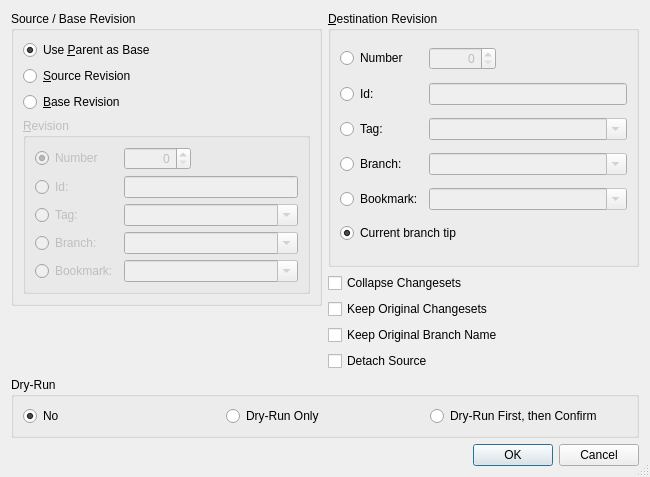
<?xml version="1.0" encoding="UTF-8"?>
<ui version="4.0">
 <class>HgRebaseDialog</class>
 <widget class="QDialog" name="HgRebaseDialog">
  <property name="geometry">
   <rect>
    <x>0</x>
    <y>0</y>
    <width>650</width>
    <height>477</height>
   </rect>
  </property>
  <property name="windowTitle">
   <string>Rebase Changesets</string>
  </property>
  <property name="sizeGripEnabled">
   <bool>true</bool>
  </property>
  <layout class="QGridLayout" name="gridLayout_3">
   <item row="0" column="0">
    <layout class="QVBoxLayout" name="verticalLayout_3">
     <item>
      <widget class="QGroupBox" name="groupBox">
       <property name="title">
        <string>Source / Base Revision</string>
       </property>
       <layout class="QVBoxLayout" name="verticalLayout">
        <item>
         <widget class="QRadioButton" name="parentButton">
          <property name="toolTip">
           <string>Select to use the parent of the working directory as the base</string>
          </property>
          <property name="text">
           <string>Use &amp;Parent as Base</string>
          </property>
          <property name="checked">
           <bool>true</bool>
          </property>
         </widget>
        </item>
        <item>
         <widget class="QRadioButton" name="sourceButton">
          <property name="toolTip">
           <string>Select to use a revision as the source</string>
          </property>
          <property name="text">
           <string>&amp;Source Revision</string>
          </property>
         </widget>
        </item>
        <item>
         <widget class="QRadioButton" name="baseButton">
          <property name="toolTip">
           <string>Select to use a revision as the base</string>
          </property>
          <property name="text">
           <string>&amp;Base Revision</string>
          </property>
         </widget>
        </item>
        <item>
         <widget class="QGroupBox" name="rev1GroupBox">
          <property name="enabled">
           <bool>false</bool>
          </property>
          <property name="title">
           <string>&amp;Revision</string>
          </property>
          <layout class="QGridLayout" name="gridLayout">
           <item row="0" column="0">
            <widget class="QRadioButton" name="number1Button">
             <property name="toolTip">
              <string>Select to specify a revision by number</string>
             </property>
             <property name="text">
              <string>Number</string>
             </property>
             <property name="checked">
              <bool>true</bool>
             </property>
            </widget>
           </item>
           <item row="0" column="1">
            <widget class="QSpinBox" name="number1SpinBox">
             <property name="toolTip">
              <string>Enter a revision number</string>
             </property>
             <property name="alignment">
              <set>Qt::AlignRight</set>
             </property>
             <property name="maximum">
              <number>999999999</number>
             </property>
            </widget>
           </item>
           <item row="0" column="2">
            <spacer>
             <property name="orientation">
              <enum>Qt::Horizontal</enum>
             </property>
             <property name="sizeHint" stdset="0">
              <size>
               <width>40</width>
               <height>20</height>
              </size>
             </property>
            </spacer>
           </item>
           <item row="1" column="0">
            <widget class="QRadioButton" name="id1Button">
             <property name="toolTip">
              <string>Select to specify a revision by changeset id</string>
             </property>
             <property name="text">
              <string>Id:</string>
             </property>
            </widget>
           </item>
           <item row="1" column="1" colspan="2">
            <widget class="QLineEdit" name="id1Edit">
             <property name="enabled">
              <bool>false</bool>
             </property>
             <property name="toolTip">
              <string>Enter a changeset id</string>
             </property>
            </widget>
           </item>
           <item row="2" column="0">
            <widget class="QRadioButton" name="tag1Button">
             <property name="toolTip">
              <string>Select to specify a revision by a tag</string>
             </property>
             <property name="text">
              <string>Tag:</string>
             </property>
            </widget>
           </item>
           <item row="2" column="1" colspan="2">
            <widget class="QComboBox" name="tag1Combo">
             <property name="enabled">
              <bool>false</bool>
             </property>
             <property name="toolTip">
              <string>Enter a tag name</string>
             </property>
             <property name="editable">
              <bool>true</bool>
             </property>
            </widget>
           </item>
           <item row="3" column="0">
            <widget class="QRadioButton" name="branch1Button">
             <property name="toolTip">
              <string>Select to specify a revision by a branch</string>
             </property>
             <property name="text">
              <string>Branch:</string>
             </property>
            </widget>
           </item>
           <item row="3" column="1" colspan="2">
            <widget class="QComboBox" name="branch1Combo">
             <property name="enabled">
              <bool>false</bool>
             </property>
             <property name="toolTip">
              <string>Enter a branch name</string>
             </property>
             <property name="editable">
              <bool>true</bool>
             </property>
            </widget>
           </item>
           <item row="4" column="0">
            <widget class="QRadioButton" name="bookmark1Button">
             <property name="toolTip">
              <string>Select to specify a revision by a bookmark</string>
             </property>
             <property name="text">
              <string>Bookmark:</string>
             </property>
            </widget>
           </item>
           <item row="4" column="1" colspan="2">
            <widget class="QComboBox" name="bookmark1Combo">
             <property name="enabled">
              <bool>false</bool>
             </property>
             <property name="sizePolicy">
              <sizepolicy hsizetype="Expanding" vsizetype="Fixed">
               <horstretch>0</horstretch>
               <verstretch>0</verstretch>
              </sizepolicy>
             </property>
             <property name="toolTip">
              <string>Enter a bookmark name</string>
             </property>
             <property name="editable">
              <bool>true</bool>
             </property>
            </widget>
           </item>
          </layout>
         </widget>
        </item>
       </layout>
      </widget>
     </item>
     <item>
      <spacer name="verticalSpacer">
       <property name="orientation">
        <enum>Qt::Vertical</enum>
       </property>
       <property name="sizeHint" stdset="0">
        <size>
         <width>20</width>
         <height>18</height>
        </size>
       </property>
      </spacer>
     </item>
    </layout>
   </item>
   <item row="0" column="1">
    <layout class="QVBoxLayout" name="verticalLayout_2">
     <item>
      <widget class="QGroupBox" name="rev2GroupBox">
       <property name="title">
        <string>&amp;Destination Revision</string>
       </property>
       <layout class="QGridLayout" name="gridLayout_2">
        <item row="0" column="0">
         <widget class="QRadioButton" name="number2Button">
          <property name="toolTip">
           <string>Select to specify a revision by number</string>
          </property>
          <property name="text">
           <string>Number</string>
          </property>
         </widget>
        </item>
        <item row="0" column="1">
         <widget class="QSpinBox" name="number2SpinBox">
          <property name="enabled">
           <bool>false</bool>
          </property>
          <property name="toolTip">
           <string>Enter a revision number</string>
          </property>
          <property name="alignment">
           <set>Qt::AlignRight</set>
          </property>
          <property name="maximum">
           <number>999999999</number>
          </property>
         </widget>
        </item>
        <item row="0" column="2">
         <spacer>
          <property name="orientation">
           <enum>Qt::Horizontal</enum>
          </property>
          <property name="sizeHint" stdset="0">
           <size>
            <width>40</width>
            <height>20</height>
           </size>
          </property>
         </spacer>
        </item>
        <item row="1" column="0">
         <widget class="QRadioButton" name="id2Button">
          <property name="toolTip">
           <string>Select to specify a revision by changeset id</string>
          </property>
          <property name="text">
           <string>Id:</string>
          </property>
         </widget>
        </item>
        <item row="1" column="1" colspan="2">
         <widget class="QLineEdit" name="id2Edit">
          <property name="enabled">
           <bool>false</bool>
          </property>
          <property name="toolTip">
           <string>Enter a changeset id</string>
          </property>
         </widget>
        </item>
        <item row="2" column="0">
         <widget class="QRadioButton" name="tag2Button">
          <property name="toolTip">
           <string>Select to specify a revision by a tag</string>
          </property>
          <property name="text">
           <string>Tag:</string>
          </property>
         </widget>
        </item>
        <item row="2" column="1" colspan="2">
         <widget class="QComboBox" name="tag2Combo">
          <property name="enabled">
           <bool>false</bool>
          </property>
          <property name="toolTip">
           <string>Enter a tag name</string>
          </property>
          <property name="editable">
           <bool>true</bool>
          </property>
         </widget>
        </item>
        <item row="3" column="0">
         <widget class="QRadioButton" name="branch2Button">
          <property name="toolTip">
           <string>Select to specify a revision by a branch</string>
          </property>
          <property name="text">
           <string>Branch:</string>
          </property>
         </widget>
        </item>
        <item row="3" column="1" colspan="2">
         <widget class="QComboBox" name="branch2Combo">
          <property name="enabled">
           <bool>false</bool>
          </property>
          <property name="toolTip">
           <string>Enter a branch name</string>
          </property>
          <property name="editable">
           <bool>true</bool>
          </property>
         </widget>
        </item>
        <item row="4" column="0">
         <widget class="QRadioButton" name="bookmark2Button">
          <property name="toolTip">
           <string>Select to specify a revision by a bookmark</string>
          </property>
          <property name="text">
           <string>Bookmark:</string>
          </property>
         </widget>
        </item>
        <item row="4" column="1" colspan="2">
         <widget class="QComboBox" name="bookmark2Combo">
          <property name="enabled">
           <bool>false</bool>
          </property>
          <property name="sizePolicy">
           <sizepolicy hsizetype="Expanding" vsizetype="Fixed">
            <horstretch>0</horstretch>
            <verstretch>0</verstretch>
           </sizepolicy>
          </property>
          <property name="toolTip">
           <string>Enter a bookmark name</string>
          </property>
          <property name="editable">
           <bool>true</bool>
          </property>
         </widget>
        </item>
        <item row="5" column="0" colspan="3">
         <widget class="QRadioButton" name="tip2Button">
          <property name="toolTip">
           <string>Select tip revision of repository</string>
          </property>
          <property name="text">
           <string>Current branch tip</string>
          </property>
          <property name="checked">
           <bool>true</bool>
          </property>
         </widget>
        </item>
       </layout>
      </widget>
     </item>
     <item>
      <widget class="QCheckBox" name="collapseCheckBox">
       <property name="toolTip">
        <string>Select to collapse the rebased changesets</string>
       </property>
       <property name="text">
        <string>Collapse Changesets</string>
       </property>
      </widget>
     </item>
     <item>
      <widget class="QCheckBox" name="keepChangesetsCheckBox">
       <property name="toolTip">
        <string>Select to keep the original changesets</string>
       </property>
       <property name="text">
        <string>Keep Original Changesets</string>
       </property>
      </widget>
     </item>
     <item>
      <widget class="QCheckBox" name="keepBranchCheckBox">
       <property name="toolTip">
        <string>Select to keep the original branch names</string>
       </property>
       <property name="text">
        <string>Keep Original Branch Name</string>
       </property>
      </widget>
     </item>
     <item>
      <widget class="QCheckBox" name="detachCheckBox">
       <property name="toolTip">
        <string>Select to detach the source from its original branch</string>
       </property>
       <property name="text">
        <string>Detach Source</string>
       </property>
      </widget>
     </item>
    </layout>
   </item>
   <item row="1" column="0" colspan="2">
    <widget class="QGroupBox" name="dryRunGroup">
     <property name="title">
      <string>Dry-Run</string>
     </property>
     <layout class="QHBoxLayout" name="horizontalLayout">
      <item>
       <widget class="QRadioButton" name="noDryRunButton">
        <property name="toolTip">
         <string>Select to not do a dry-run</string>
        </property>
        <property name="text">
         <string>No</string>
        </property>
        <property name="checked">
         <bool>true</bool>
        </property>
       </widget>
      </item>
      <item>
       <widget class="QRadioButton" name="dryRunOnlyButton">
        <property name="toolTip">
         <string>Select to just do a dry-run</string>
        </property>
        <property name="text">
         <string>Dry-Run Only</string>
        </property>
       </widget>
      </item>
      <item>
       <widget class="QRadioButton" name="dryRunConfirmButton">
        <property name="toolTip">
         <string>Select to do a dry-run first, then ask the user for confirmation to perform the rebase</string>
        </property>
        <property name="text">
         <string>Dry-Run First, then Confirm</string>
        </property>
       </widget>
      </item>
     </layout>
    </widget>
   </item>
   <item row="2" column="0" colspan="2">
    <widget class="QDialogButtonBox" name="buttonBox">
     <property name="orientation">
      <enum>Qt::Horizontal</enum>
     </property>
     <property name="standardButtons">
      <set>QDialogButtonBox::Cancel|QDialogButtonBox::Ok</set>
     </property>
    </widget>
   </item>
  </layout>
 </widget>
 <pixmapfunction>qPixmapFromMimeSource</pixmapfunction>
 <tabstops>
  <tabstop>parentButton</tabstop>
  <tabstop>sourceButton</tabstop>
  <tabstop>baseButton</tabstop>
  <tabstop>number1Button</tabstop>
  <tabstop>number1SpinBox</tabstop>
  <tabstop>id1Button</tabstop>
  <tabstop>id1Edit</tabstop>
  <tabstop>tag1Button</tabstop>
  <tabstop>tag1Combo</tabstop>
  <tabstop>branch1Button</tabstop>
  <tabstop>branch1Combo</tabstop>
  <tabstop>bookmark1Button</tabstop>
  <tabstop>bookmark1Combo</tabstop>
  <tabstop>number2Button</tabstop>
  <tabstop>number2SpinBox</tabstop>
  <tabstop>id2Button</tabstop>
  <tabstop>id2Edit</tabstop>
  <tabstop>tag2Button</tabstop>
  <tabstop>tag2Combo</tabstop>
  <tabstop>branch2Button</tabstop>
  <tabstop>branch2Combo</tabstop>
  <tabstop>bookmark2Button</tabstop>
  <tabstop>bookmark2Combo</tabstop>
  <tabstop>tip2Button</tabstop>
  <tabstop>collapseCheckBox</tabstop>
  <tabstop>keepChangesetsCheckBox</tabstop>
  <tabstop>keepBranchCheckBox</tabstop>
  <tabstop>detachCheckBox</tabstop>
  <tabstop>buttonBox</tabstop>
 </tabstops>
 <resources/>
 <connections>
  <connection>
   <sender>buttonBox</sender>
   <signal>accepted()</signal>
   <receiver>HgRebaseDialog</receiver>
   <slot>accept()</slot>
   <hints>
    <hint type="sourcelabel">
     <x>124</x>
     <y>864</y>
    </hint>
    <hint type="destinationlabel">
     <x>21</x>
     <y>143</y>
    </hint>
   </hints>
  </connection>
  <connection>
   <sender>buttonBox</sender>
   <signal>rejected()</signal>
   <receiver>HgRebaseDialog</receiver>
   <slot>reject()</slot>
   <hints>
    <hint type="sourcelabel">
     <x>176</x>
     <y>864</y>
    </hint>
    <hint type="destinationlabel">
     <x>73</x>
     <y>140</y>
    </hint>
   </hints>
  </connection>
  <connection>
   <sender>number1Button</sender>
   <signal>toggled(bool)</signal>
   <receiver>number1SpinBox</receiver>
   <slot>setEnabled(bool)</slot>
   <hints>
    <hint type="sourcelabel">
     <x>86</x>
     <y>163</y>
    </hint>
    <hint type="destinationlabel">
     <x>201</x>
     <y>164</y>
    </hint>
   </hints>
  </connection>
  <connection>
   <sender>number2Button</sender>
   <signal>toggled(bool)</signal>
   <receiver>number2SpinBox</receiver>
   <slot>setEnabled(bool)</slot>
   <hints>
    <hint type="sourcelabel">
     <x>99</x>
     <y>699</y>
    </hint>
    <hint type="destinationlabel">
     <x>204</x>
     <y>700</y>
    </hint>
   </hints>
  </connection>
  <connection>
   <sender>id1Button</sender>
   <signal>toggled(bool)</signal>
   <receiver>id1Edit</receiver>
   <slot>setEnabled(bool)</slot>
   <hints>
    <hint type="sourcelabel">
     <x>56</x>
     <y>189</y>
    </hint>
    <hint type="destinationlabel">
     <x>245</x>
     <y>190</y>
    </hint>
   </hints>
  </connection>
  <connection>
   <sender>id2Button</sender>
   <signal>toggled(bool)</signal>
   <receiver>id2Edit</receiver>
   <slot>setEnabled(bool)</slot>
   <hints>
    <hint type="sourcelabel">
     <x>95</x>
     <y>725</y>
    </hint>
    <hint type="destinationlabel">
     <x>248</x>
     <y>726</y>
    </hint>
   </hints>
  </connection>
  <connection>
   <sender>tag1Button</sender>
   <signal>toggled(bool)</signal>
   <receiver>tag1Combo</receiver>
   <slot>setEnabled(bool)</slot>
   <hints>
    <hint type="sourcelabel">
     <x>83</x>
     <y>215</y>
    </hint>
    <hint type="destinationlabel">
     <x>241</x>
     <y>216</y>
    </hint>
   </hints>
  </connection>
  <connection>
   <sender>branch1Button</sender>
   <signal>toggled(bool)</signal>
   <receiver>branch1Combo</receiver>
   <slot>setEnabled(bool)</slot>
   <hints>
    <hint type="sourcelabel">
     <x>74</x>
     <y>241</y>
    </hint>
    <hint type="destinationlabel">
     <x>229</x>
     <y>242</y>
    </hint>
   </hints>
  </connection>
  <connection>
   <sender>tag2Button</sender>
   <signal>toggled(bool)</signal>
   <receiver>tag2Combo</receiver>
   <slot>setEnabled(bool)</slot>
   <hints>
    <hint type="sourcelabel">
     <x>63</x>
     <y>751</y>
    </hint>
    <hint type="destinationlabel">
     <x>248</x>
     <y>752</y>
    </hint>
   </hints>
  </connection>
  <connection>
   <sender>branch2Button</sender>
   <signal>toggled(bool)</signal>
   <receiver>branch2Combo</receiver>
   <slot>setEnabled(bool)</slot>
   <hints>
    <hint type="sourcelabel">
     <x>100</x>
     <y>777</y>
    </hint>
    <hint type="destinationlabel">
     <x>248</x>
     <y>778</y>
    </hint>
   </hints>
  </connection>
  <connection>
   <sender>bookmark1Button</sender>
   <signal>toggled(bool)</signal>
   <receiver>bookmark1Combo</receiver>
   <slot>setEnabled(bool)</slot>
   <hints>
    <hint type="sourcelabel">
     <x>48</x>
     <y>267</y>
    </hint>
    <hint type="destinationlabel">
     <x>245</x>
     <y>268</y>
    </hint>
   </hints>
  </connection>
  <connection>
   <sender>bookmark2Button</sender>
   <signal>toggled(bool)</signal>
   <receiver>bookmark2Combo</receiver>
   <slot>setEnabled(bool)</slot>
   <hints>
    <hint type="sourcelabel">
     <x>48</x>
     <y>803</y>
    </hint>
    <hint type="destinationlabel">
     <x>248</x>
     <y>804</y>
    </hint>
   </hints>
  </connection>
  <connection>
   <sender>parentButton</sender>
   <signal>toggled(bool)</signal>
   <receiver>rev1GroupBox</receiver>
   <slot>setDisabled(bool)</slot>
   <hints>
    <hint type="sourcelabel">
     <x>139</x>
     <y>49</y>
    </hint>
    <hint type="destinationlabel">
     <x>226</x>
     <y>126</y>
    </hint>
   </hints>
  </connection>
 </connections>
</ui>
